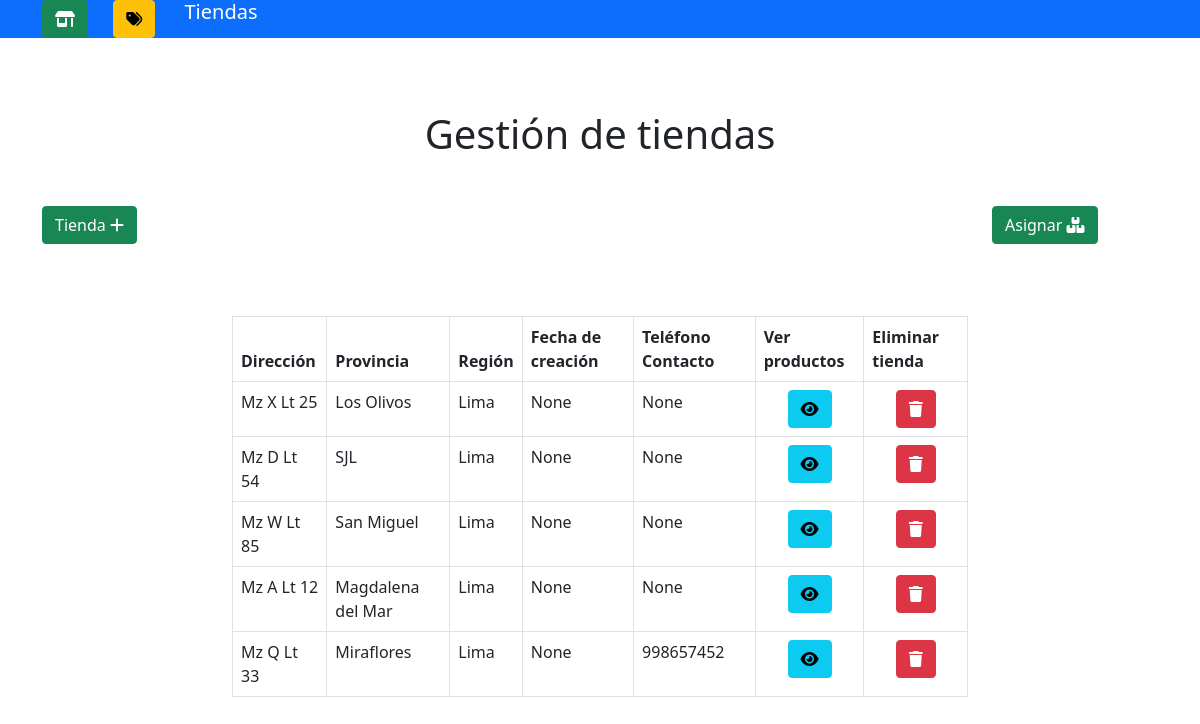
/gestionTienda, run on the app's committed database.
### tiendas/models.py (models this page shows, shortened)
class tiendaInfo(models.Model):
    direccion = models.CharField(max_length=32, blank=True, null=True)
    provincia = models.CharField(max_length=32, blank=True, null=True)
    region = models.CharField(max_length=32, blank=True, null=True)
    fechaCreacion = models.CharField(max_length=32, blank=True, null=True)
    telefonoContacto = models.CharField(max_length=32, blank=True, null=True)

### tiendas/views.py (the view, shortened to what this page needs)
# urls.py: path('', lambda request: redirect('/gestionTienda', permanent=False)),
def gestionTienda(request):
    return render(request, 'gestionTienda.html', {
        'tiendasTot': tiendaInfo.objects.all().order_by('id'),
        'productosTot': productoInfo.objects.all().order_by('id'),
    })

### tiendas/templates/gestionTienda.html (shortened to what this page needs)
{% load static %}
<!DOCTYPE html>
<html>
    <head>
        <link href="https://cdn.jsdelivr.net/npm/bootstrap@5.0.2/dist/css/bootstrap.min.css" rel="stylesheet">
        <link rel="stylesheet" href="https://cdnjs.cloudflare.com/ajax/libs/font-awesome/6.3.0/css/all.min.css" />
    </head>
    <body>
        <div class="bg-primary">
            <div class="container">
                <div class="row">
                    <div class="col-3 text-white">
                        <div class="row">
                            <div class="col-3" >
                                <a class="btn btn-success" href=""><i class="fa-solid fa-shop"></i></a>
                            </div>
                            <div class="col-3">
                                <a class="btn btn-warning" href="{% url 'tiendas:productos' %}"><i class="fa-solid fa-tags"></i></a>
                            </div>
                            <div class="col-3">
                                <h5>Tiendas</h5>
                            </div>
                        </div>
                    </div>
                </div>
            </div>
        </div>
        <br>
        <div class="mt-5 text-center">
            <h1>Gestión de tiendas</h1>
        </div>
        <div class="container mt-5">
            <div class="row justify-content-between">
                <div class="col-2">
                    <button class="btn btn-success" data-bs-toggle="modal" data-bs-target="#nuevaTienda">Tienda <i class="fa-solid fa-plus"></i></button>
                </div>
                <div class="col-2">
                    <button class="btn btn-success" data-bs-toggle="modal" data-bs-target="#asignarTienda">Asignar <i class="fa-solid fa-boxes-stacked"></i></button>
                </div>
            </div>
        </div>
        <br>
        <div class="mt-5 container">
            <div class="row justify-content-center">
                <div class="col-8">
                    <table class="table table-bordered">
                        <thead>
                            <th>Dirección</th>
                            <th>Provincia</th>
                            <th>Región</th>
                            <th>Fecha de creación</th>
                            <th>Teléfono Contacto</th>
                            <th>Ver productos</th>
                            <th>Eliminar tienda</th>
                        </thead>
                        <tbody>
                            {% for tienda in tiendasTot %}
                            <tr>
                                <td>{{ tienda.direccion }}</td>
                                <td>{{ tienda.provincia }}</td>
                                <td>{{ tienda.region }}</td>
                                <td>{{ tienda.fechaCreacion }}</td>
                                <td>{{ tienda.telefonoContacto }}</td>
                                <td class="text-center"><a class="btn btn-info" href="{% url 'tiendas:verTienda' tienda.id %}"><i class="fa-solid fa-eye"></i></a></td>
                                <td class="text-center"><a class="btn btn-danger" href="{% url 'tiendas:eliminarTienda' tienda.id %}"><i class="fa-solid fa-trash"></i></a></td>
                            </tr>
                            {% endfor %}
                        </tbody>
                    </table>
                </div>
            </div>
        </div>
    </body>
</html>

### data on the page
tiendaInfo: direccion "Mz X Lt 25", provincia "Los Olivos", region "Lima", fechaCreacion "None", telefonoContacto "None"
tiendaInfo: direccion "Mz D Lt 54", provincia "SJL", region "Lima", fechaCreacion "None", telefonoContacto "None"
tiendaInfo: direccion "Mz W Lt 85", provincia "San Miguel", region "Lima", fechaCreacion "None", telefonoContacto "None"
tiendaInfo: direccion "Mz A Lt 12", provincia "Magdalena del Mar", region "Lima", fechaCreacion "None", telefonoContacto "None"
tiendaInfo: direccion "Mz Q Lt 33", provincia "Miraflores", region "Lima", fechaCreacion "None", telefonoContacto "998657452"
